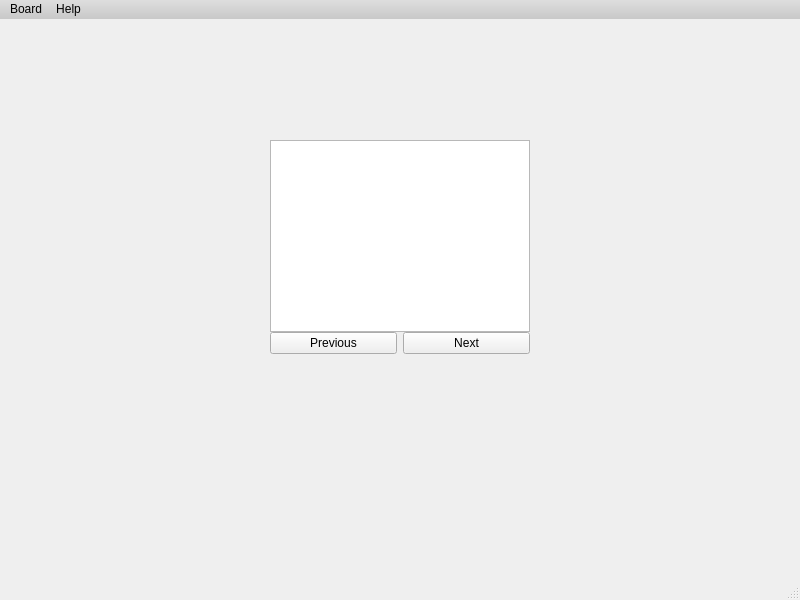
<?xml version="1.0" encoding="UTF-8"?>
<ui version="4.0">
 <class>Chess</class>
 <widget class="QMainWindow" name="Chess">
  <property name="geometry">
   <rect>
    <x>0</x>
    <y>0</y>
    <width>800</width>
    <height>600</height>
   </rect>
  </property>
  <property name="minimumSize">
   <size>
    <width>582</width>
    <height>418</height>
   </size>
  </property>
  <property name="maximumSize">
   <size>
    <width>16777215</width>
    <height>16777215</height>
   </size>
  </property>
  <property name="windowTitle">
   <string>Chess</string>
  </property>
  <property name="styleSheet">
   <string notr="true">QMenuBar {
	background:qlineargradient(spread:pad, x1:0, y1:0, x2:0, y2:1, stop:0 rgb(222, 222, 222), stop:1 rgb(200, 200, 200));
}
QMenu {
	background: qlineargradient(spread:pad, x1:0, y1:0, x2:0, y2:1, stop:0 rgb(222, 222, 222), stop:1 rgb(200, 200, 200));
}
QMenuBar::item:selected {
	background-color: rgb(89, 91, 92);
	color:white;
}
QMenu::item:selected {
	background-color:LightSkyBlue;
	color:black;
}
QMessageBox {
	background: qlineargradient(spread:pad, x1:0, y1:0, x2:0, y2:1, stop:0 rgb(222, 222, 222), stop:1 rgb(200, 200, 200));
}</string>
  </property>
  <widget class="QWidget" name="centralWidget">
   <layout class="QHBoxLayout" name="horizontalLayout" stretch="0,0,0">
    <property name="spacing">
     <number>9</number>
    </property>
    <property name="leftMargin">
     <number>9</number>
    </property>
    <property name="topMargin">
     <number>9</number>
    </property>
    <property name="rightMargin">
     <number>9</number>
    </property>
    <property name="bottomMargin">
     <number>0</number>
    </property>
    <item>
     <spacer name="horizontalSpacer_2">
      <property name="orientation">
       <enum>Qt::Horizontal</enum>
      </property>
      <property name="sizeHint" stdset="0">
       <size>
        <width>40</width>
        <height>20</height>
       </size>
      </property>
     </spacer>
    </item>
    <item>
     <layout class="QHBoxLayout" name="mainHLayout" stretch="0,0">
      <property name="spacing">
       <number>6</number>
      </property>
      <property name="sizeConstraint">
       <enum>QLayout::SetMaximumSize</enum>
      </property>
      <item>
       <layout class="QVBoxLayout" name="boardVerticalLayout">
        <property name="spacing">
         <number>0</number>
        </property>
        <item>
         <layout class="QGridLayout" name="boardGLayout">
          <property name="sizeConstraint">
           <enum>QLayout::SetDefaultConstraint</enum>
          </property>
          <property name="leftMargin">
           <number>0</number>
          </property>
          <property name="topMargin">
           <number>0</number>
          </property>
          <property name="rightMargin">
           <number>0</number>
          </property>
          <property name="bottomMargin">
           <number>0</number>
          </property>
          <property name="spacing">
           <number>0</number>
          </property>
         </layout>
        </item>
       </layout>
      </item>
      <item>
       <layout class="QVBoxLayout" name="verticalLayout">
        <property name="spacing">
         <number>0</number>
        </property>
        <item>
         <spacer name="verticalSpacer_2">
          <property name="orientation">
           <enum>Qt::Vertical</enum>
          </property>
          <property name="sizeType">
           <enum>QSizePolicy::Expanding</enum>
          </property>
          <property name="sizeHint" stdset="0">
           <size>
            <width>20</width>
            <height>40</height>
           </size>
          </property>
         </spacer>
        </item>
        <item>
         <layout class="QGridLayout" name="enemyMaterialGLayout">
          <property name="sizeConstraint">
           <enum>QLayout::SetFixedSize</enum>
          </property>
          <property name="spacing">
           <number>0</number>
          </property>
         </layout>
        </item>
        <item>
         <widget class="QTableWidget" name="moveHistoryTableWidget">
          <property name="sizePolicy">
           <sizepolicy hsizetype="Expanding" vsizetype="Maximum">
            <horstretch>0</horstretch>
            <verstretch>0</verstretch>
           </sizepolicy>
          </property>
          <property name="minimumSize">
           <size>
            <width>0</width>
            <height>0</height>
           </size>
          </property>
          <property name="styleSheet">
           <string notr="true">QHeaderView::section {
}</string>
          </property>
          <property name="horizontalScrollBarPolicy">
           <enum>Qt::ScrollBarAlwaysOff</enum>
          </property>
          <property name="editTriggers">
           <set>QAbstractItemView::NoEditTriggers</set>
          </property>
          <property name="showDropIndicator" stdset="0">
           <bool>false</bool>
          </property>
          <property name="dragDropOverwriteMode">
           <bool>false</bool>
          </property>
          <property name="selectionMode">
           <enum>QAbstractItemView::SingleSelection</enum>
          </property>
          <property name="selectionBehavior">
           <enum>QAbstractItemView::SelectItems</enum>
          </property>
          <property name="horizontalScrollMode">
           <enum>QAbstractItemView::ScrollPerItem</enum>
          </property>
          <property name="wordWrap">
           <bool>false</bool>
          </property>
          <property name="cornerButtonEnabled">
           <bool>false</bool>
          </property>
          <property name="rowCount">
           <number>0</number>
          </property>
          <property name="columnCount">
           <number>2</number>
          </property>
          <attribute name="horizontalHeaderVisible">
           <bool>false</bool>
          </attribute>
          <attribute name="horizontalHeaderDefaultSectionSize">
           <number>127</number>
          </attribute>
          <attribute name="horizontalHeaderHighlightSections">
           <bool>false</bool>
          </attribute>
          <attribute name="horizontalHeaderMinimumSectionSize">
           <number>64</number>
          </attribute>
          <attribute name="verticalHeaderHighlightSections">
           <bool>false</bool>
          </attribute>
          <attribute name="verticalHeaderStretchLastSection">
           <bool>false</bool>
          </attribute>
          <column/>
          <column/>
         </widget>
        </item>
        <item>
         <layout class="QHBoxLayout" name="buttonHLayout">
          <item>
           <widget class="QPushButton" name="previousButton">
            <property name="text">
             <string>Previous</string>
            </property>
           </widget>
          </item>
          <item>
           <widget class="QPushButton" name="nextButton">
            <property name="text">
             <string>Next</string>
            </property>
           </widget>
          </item>
         </layout>
        </item>
        <item>
         <layout class="QGridLayout" name="playerMaterialGLayout">
          <property name="sizeConstraint">
           <enum>QLayout::SetMinimumSize</enum>
          </property>
          <property name="spacing">
           <number>0</number>
          </property>
         </layout>
        </item>
        <item>
         <spacer name="verticalSpacer">
          <property name="orientation">
           <enum>Qt::Vertical</enum>
          </property>
          <property name="sizeHint" stdset="0">
           <size>
            <width>20</width>
            <height>40</height>
           </size>
          </property>
         </spacer>
        </item>
        <item>
         <spacer name="verticalSpacer_3">
          <property name="orientation">
           <enum>Qt::Vertical</enum>
          </property>
          <property name="sizeHint" stdset="0">
           <size>
            <width>20</width>
            <height>40</height>
           </size>
          </property>
         </spacer>
        </item>
       </layout>
      </item>
     </layout>
    </item>
    <item>
     <spacer name="horizontalSpacer">
      <property name="orientation">
       <enum>Qt::Horizontal</enum>
      </property>
      <property name="sizeHint" stdset="0">
       <size>
        <width>40</width>
        <height>20</height>
       </size>
      </property>
     </spacer>
    </item>
   </layout>
  </widget>
  <widget class="QMenuBar" name="menuBar">
   <property name="geometry">
    <rect>
     <x>0</x>
     <y>0</y>
     <width>800</width>
     <height>21</height>
    </rect>
   </property>
   <property name="styleSheet">
    <string notr="true"/>
   </property>
   <widget class="QMenu" name="menuBoard">
    <property name="title">
     <string>Board</string>
    </property>
    <addaction name="actionResetBoard"/>
    <addaction name="actionBoardGeneration"/>
   </widget>
   <widget class="QMenu" name="menuHelp">
    <property name="title">
     <string>Help</string>
    </property>
    <addaction name="actionCommands"/>
    <addaction name="separator"/>
    <addaction name="actionAboutCreator"/>
   </widget>
   <addaction name="menuBoard"/>
   <addaction name="menuHelp"/>
  </widget>
  <widget class="QStatusBar" name="statusBar"/>
  <action name="actionCommands">
   <property name="text">
    <string>Shortcuts</string>
   </property>
  </action>
  <action name="actionAboutCreator">
   <property name="text">
    <string>About creator</string>
   </property>
  </action>
  <action name="actionBoardGeneration">
   <property name="text">
    <string>Generate position from Fen</string>
   </property>
  </action>
  <action name="actionResetBoard">
   <property name="text">
    <string>Set starting position</string>
   </property>
  </action>
 </widget>
 <layoutdefault spacing="6" margin="11"/>
 <resources/>
 <connections/>
</ui>
